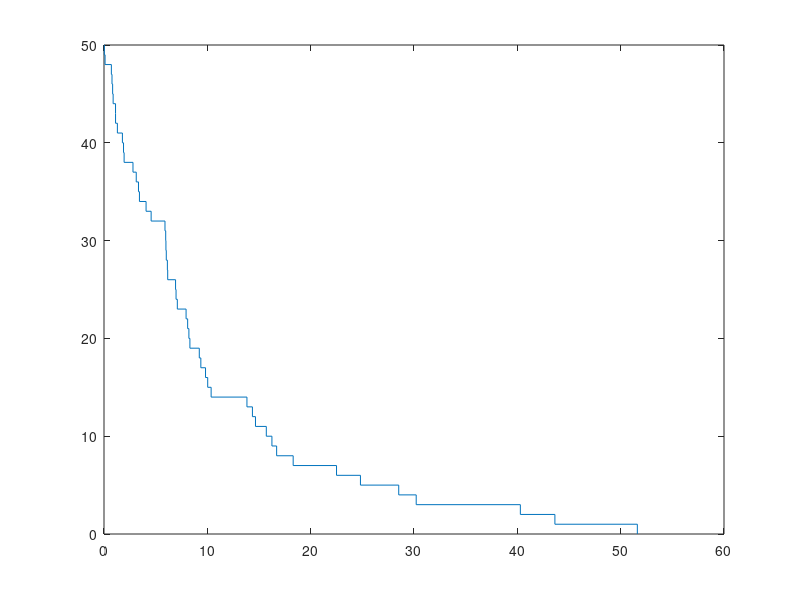

This figure's MATLAB source: (Note: this script raises an error after producing the figure.)
function fig_a

rand('state', 10)

%first we set our initial variables, k = rate of decay, A = number of
%molecules, delta t is is our time-step, noruns = number of times to run
%the simulation
k1=0.1;
Ainitial=50;
deltat=0.001;
noruns=1;

%I will then create a for loop which will run norun times from time=0 until
%time=time+dt (this example has only 1 run, but I am building this now to be able to quickly change the number of
%real*isations in future figures)

for i=noruns

    A=Ainitial;
    k=1; %k is our iteration counter variable
    time=0;
    Aplot(1,i)=A;
    timeplot(1,i)=0;
    %these variables create 1:i matrices which store the current values of
    %A and delta t. They will be used to store the results of our loop inside

    while (k<Ainitial+1) %A while loop continuously runs a command as long as the initial conditions
                         %remains true, in this example that is while k<Ainitial+1 or k<51

        random=rand(1,1); %creates a 1 by 1 matrix of random numbers

        time = time+deltat; %increases my timestep by 0.001 each iteration

        if (random<k1*A*deltat) %if my random number from line 31 < my probability then,
            A=A-1; %decay has occured, remove 1 A from the system
            k=k+1; %add 1 to the count
            Aplot(k,i)=A; %increase the size of our matrix matrix and add our new A value
            timeplot(k,i)=time;
        end %if random number > my probability, end the loop, do not add 1 to the count
    end %once k>Ainitial+1, we have run out of molecules and the while loop can end
    Aplot(k+1,i)=A; 
    timeplot(k+1,1)=time;  
end

figure('name','Single Realistation');
set(gca,'Fontsize',18);
h=stairs(timeplot,Aplot); %create a stairstep graph with the elements in Aplot at the positions in 
                                    %timeplot so we will have a new data point at each decay and it will be 
                                    %plotted against each timestep.

hold on; %this keeps all lines present in the graph

mean=[0:0.1:80]; %creates a vector from 0 to 80 with a step of 0.1. These are our X co-ordinates
Adet(:)=Ainitial*exp(-k1*mean(:)); %vector of positions (mean) with Aintial as the y intercept, k1=0.1. 
                                   %This is my ODE, solved using the Poisson Distribution

plot(mean,Adet,'k--','Linewidth',4); %plots my ODE

set(h,'Color','b','Linewidth',2);
xlabel('time [sec]','interpreter','latex');
ylabel('number of molecules [A]','interpreter','latex');
leg=legend('simulation realization', 'mean');
set(leg,'interpreter','latex','Fontsize',18);
axis([0 time+5 0 (Ainitial+1)]);
set(gca,'Fontsize',18); %53-61 is setting beautification of the plot
